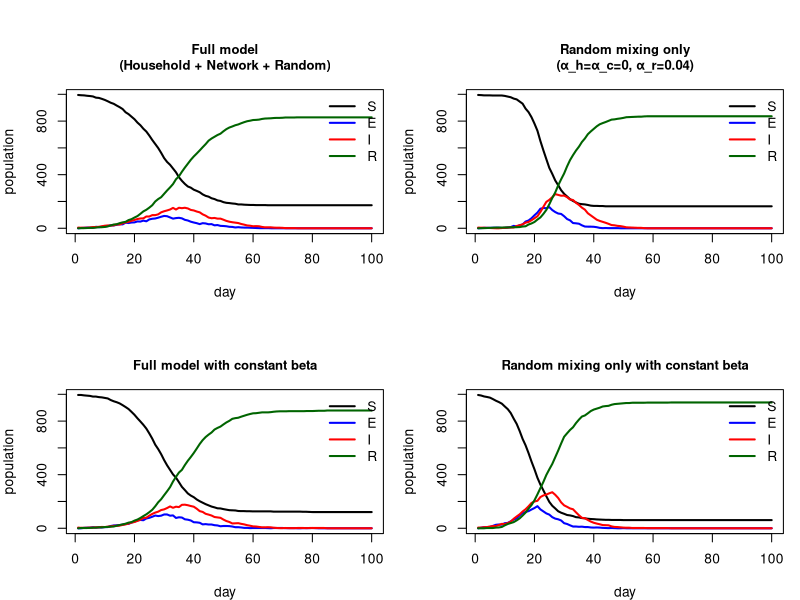

R code for this plot:
n=1000
hmax=5
##################1
h <- sample(rep(1:n, times = sample(1:hmax, n, replace = TRUE))[1:n])


beta <- runif(n)  # everyone's beta value，U(0,1)

######################2
get.net <- function(beta, nc = 15) {
  
  # arguments：
  #   beta : everyone's beta value，U(0,1)
  #   nc   : 平均社交连接数numbers of average network population
  # return：
  #   adj  : everyone's network index
  # ----------------------------------------
  
  n <- length(beta)
  beta_bar <- mean(beta)
  
  # pij :prob of i and j have network
  pij <- outer(beta, beta, "*") * nc / (beta_bar^2 * (n - 1))
  pij[pij > 1] <- 1   # 概率不能超过 1
  
  # random matrix 
  rand <- matrix(runif(n^2), n, n)
  
  # compare Pij and random matrix, get yes/no matrix
  link <- rand < pij
  
  # everyone cannot hae network with themselves
  diag(link) <- FALSE
  
  # make it symmetric, eg: i has connection with j, 
  # implies j also has connection with i
  link[lower.tri(link)] <- t(link)[lower.tri(link)]
  
  # transfer matrix(above we get) into adj(for each one, "true" means "has connection")
  # summary all true and get a subset which record the index of other people
  adj <- apply(link, 1, function(x) which(x))
  
  return(adj)
}

alink <- get.net(beta, nc = 15)

## ---- Q3: SEIR with households + contacts + random mixing ----
nseir <- function(beta, h, alink,alpha = c(.1, .01, .01),delta=.2,gamma=.4,
                  nc = 15, nt = 100, pinf = .005){
  n <- length(beta); b_mean <- mean(beta)
  ah <- alpha[1]; ac <- alpha[2]; ar <- alpha[3]
  x <- rep(0, n); x[1:max(1, round(pinf*n))] <- 2  # 0=S,1=E,2=I,3=R
  S <- E <- I <- R <- rep(0, nt); S[1] <- sum(x==0); I[1] <- sum(x==2)
  hh <- split(1:n, h)
  for(t in 2:nt){
    u <- runif(n)
    x[x==2 & u<delta] <- 3            # I -> R
    x[x==1 & u<gamma] <- 2            # E -> I
    p_h <- p_n <- p_r <- numeric(n)
    
    ## household infection
    if (ah > 0)
      for (members in hh) {
        hi <- sum(x[members] == 2)
        if (hi > 0) p_h[members] <- 1 - (1 - ah)^hi
      }
    ## network infection
    if (ac > 0) {
      n_infectious <- which(x == 2)                # all infectious people
      inf_neighbour_count <- numeric(n)            # m_I(j) for each person j
      
      # count how many infectious neighbours each person has
      for (i in n_infectious) {
        neighbours <- alink[[i]]
        if (length(neighbours)) 
          inf_neighbour_count[neighbours] <- inf_neighbour_count[neighbours] + 1L
      }
      
      # convert neighbour counts into infection probabilities
      p_n <- 1 - (1 - ac)^inf_neighbour_count
    } else {
      p_n <- numeric(n)
    }
    
    ## random mixing (simple linear add of tiny pairwise risks)
    p_r <- numeric(n)
    if (ar > 0) {
      sumB <- sum(beta[x == 2])            # sum of beta over infectives
      C <- ar * nc / (b_mean^2 * (n - 1))
      p_r <- C * beta * sumB               # p_rnd_j = C * beta_j * sumB
      p_r[p_r > 1] <- 1                   # clamp
    }
    
    
    ## total S->E transition
    p <- 1 - (1 - p_h) * (1 - p_n) * (1 - p_r)
    s <- which(x==0)
    if(length(s)) x[s[runif(length(s)) < p[s]]] <- 1
    S[t] <- sum(x==0); E[t] <- sum(x==1); I[t] <- sum(x==2); R[t] <- sum(x==3)
  }
  list(S=S,E=E,I=I,R=R,beta=beta)
}
# Q4  Plotting function: visualize SEIR time series clearly
#
# Purpose
#   Given the SEIR simulation results from nseir() (S, E, I, R),
#   draw a clear, well-formatted line plot:
#      consistent colours and axes across scenarios
#      separate title() call to control font size and offset

# Inputs
#   res       : list containing res$S, res$E, res$I, res$R
#   main      : string, plot title
#   ylim      : numeric vector [ymin, ymax]; if NULL, set automatically
#   col       : colour vector for S/E/I/R (black/blue/red/darkgreen)
#   cex_main  : title text scaling factor (<1 slightly smaller)
#   line_main : vertical offset of the title (>1 moves it down slightly)

# Outputs
#   None (produces a plot on the current graphics device)

# Outline of logic
#   1) Use plot() once to draw S and set up axes (no title yet)
#   2) Add E, I, R with lines() to overlay in same coordinate frame
#   3) Add title() and legend() for clarity and consistency
# ------------------------------------------------------------
plot_epi <- function(res, main = "SEIR",
                     ylim = NULL,
                     col = c("black","blue","red","darkgreen"),
                     cex_main = 0.95, line_main = 1.2) {
  
  # Automatically choose y-axis range so that all curves are visible
  if (is.null(ylim))
    ylim <- c(0, max(res$S, res$E, res$I, res$R))
  
  # Draw the S curve first to establish axes.
  # Leave 'main' blank here and control title formatting later
  plot(seq_along(res$S), res$S, type = "l", lwd = 2, col = col[1],
       xlab = "day", ylab = "population", ylim = ylim, main = "")
  
  # Add the title separately to adjust size and offset precisely
  title(main = main, cex.main = cex_main, line = line_main)
  
  # Overlay the remaining three compartments on the same axes
  lines(seq_along(res$E), res$E, lwd = 2, col = col[2])
  lines(seq_along(res$I), res$I, lwd = 2, col = col[3])
  lines(seq_along(res$R), res$R, lwd = 2, col = col[4])
  
  # Add a legend (top right, no box) matching colours and labels
  legend("topright", bty = "n", lwd = 2, col = col,
         legend = c("S","E","I","R"))
}

# Q5  Run four SEIR scenarios and plot results

# Purpose
#   This function runs the four epidemic scenarios and plots them in a 2×2 grid for direct visual comparison:
#     (1) Full model: household + fixed contacts + random mixing
#     (2) Random mixing only (α_h=α_c=0, α_r=0.04)
#     (3) Full model with constant beta
#     (4) Random mixing only with constant beta

# Inputs
#   beta, h, alink : individual-level parameters:
#                    - beta: individual infectiousness/contact propensities
#                    - h: household membership vector (same length as beta)
#                    - alink: fixed contact network (list of neighbours)

#   nt  : number of time steps to simulate (default 100)
#         Each iteration corresponds to one “day” in the model
#         A value of 100 is sufficient to observe a full epidemic wave (rise–peak–decay) while keeping computation time reasonable

#   nc  : expected number of fixed contacts per person (15)

#   pinf: initial infection proportion (default 0.005)
#         Sets the fraction of individuals initially infectious
#         For n=10000, pinf=0.005 then 50 initial infectives
#         This value is large enough to seed an outbreak but small enough to observe the early exponential growth phase

#   alpha_full      : (α_h, α_c, α_r) used for the full model scenario
#   alpha_rand_only : (α_h, α_c, α_r) used for random-mixing-only scenario

# Outputs
#   Invisibly returns a list with results for each of the four scenarios:
#     $full, $rand_only, $full_const_beta, $rand_const_beta
#   Each element is a list of time series vectors (S, E, I, R, beta)
#   The function produces a 2×2 panel plot as side effect

# Implementation outline
#   - For each scenario, call nseir() with appropriate alpha and beta settings
#   - For constant-beta scenarios, rebuild the contact network because get.net() depends on beta heterogeneity
#   - Use par(mfrow=c(2,2)) to draw all four plots in one figure.
#   - Use larger top margin to prevent titles being clipped in RStudio.
# ------------------------------------------------------------
run_four_scenarios <- function(beta, h, alink,
                               nt = 100, nc = 15, pinf = 0.005,
                               alpha_full = c(0.1, 0.01, 0.01),
                               alpha_rand_only = c(0, 0, 0.04)) {
  n <- length(beta)
  
  # (1) Full model – all three transmission channels active
  epi1 <- nseir(beta = beta, h = h, alink = alink,
                alpha = alpha_full, delta = .2, gamma = .4,
                nc = nc, nt = nt, pinf = pinf)
  
  # (2) Random mixing only – disable household and network links
  epi2 <- nseir(beta = beta, h = h, alink = alink,
                alpha = alpha_rand_only, delta = .2, gamma = .4,
                nc = nc, nt = nt, pinf = pinf)
  
  # (3) Full model with constant beta:
  #     Replace individual betas with their mean and rebuild network
  beta_bar <- mean(beta)
  beta_cst <- rep(beta_bar, n)
  alink_cst <- get.net(beta_cst, nc = nc)  # rebuild network
  
  epi3 <- nseir(beta = beta_cst, h = h, alink = alink_cst,
                alpha = alpha_full, delta = .2, gamma = .4,
                nc = nc, nt = nt, pinf = pinf)
  
  # (4) Constant beta + random mixing only:
  #     Use the same constant-beta network but disable household and network links
  epi4 <- nseir(beta = beta_cst, h = h, alink = alink_cst,
                alpha = alpha_rand_only, delta = .2, gamma = .4,
                nc = nc, nt = nt, pinf = pinf)
  
  # ---- Plotting section ----
  # Create a 2×2 grid of subplots; enlarge top margin to keep titles visible
  op <- par(mfrow = c(2,2), mar = c(4,4,5.4,1))
  on.exit(par(op), add = TRUE)  # restore settings afterwards
  
  # Optional enhancement: compute a common y-axis limit (Y) for fair visual comparison
  # Y <- max(epi1$S, epi1$E, epi1$I, epi1$R,
  #          epi2$S, epi2$E, epi2$I, epi2$R,
  #          epi3$S, epi3$E, epi3$I, epi3$R,
  #          epi4$S, epi4$E, epi4$I, epi4$R)
  
  # Plot each scenario with descriptive two-line titles
  plot_epi(epi1, main = "Full model\n(Household + Network + Random)")
  plot_epi(epi2, main = "Random mixing only\n(α_h=α_c=0, α_r=0.04)")
  plot_epi(epi3, main = "Full model with constant beta")
  plot_epi(epi4, main = "Random mixing only with constant beta")
  
  # Return all results invisibly
  invisible(list(full = epi1,
                 rand_only = epi2,
                 full_const_beta = epi3,
                 rand_const_beta = epi4))
}
res4 <- run_four_scenarios(beta = beta, h = h, alink = alink,
                           nt = 100, nc = 15, pinf = .005)
